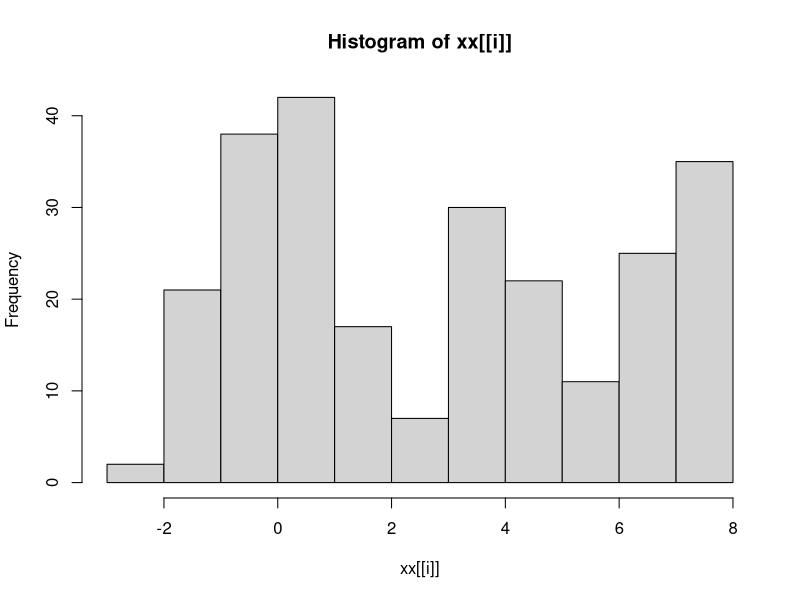
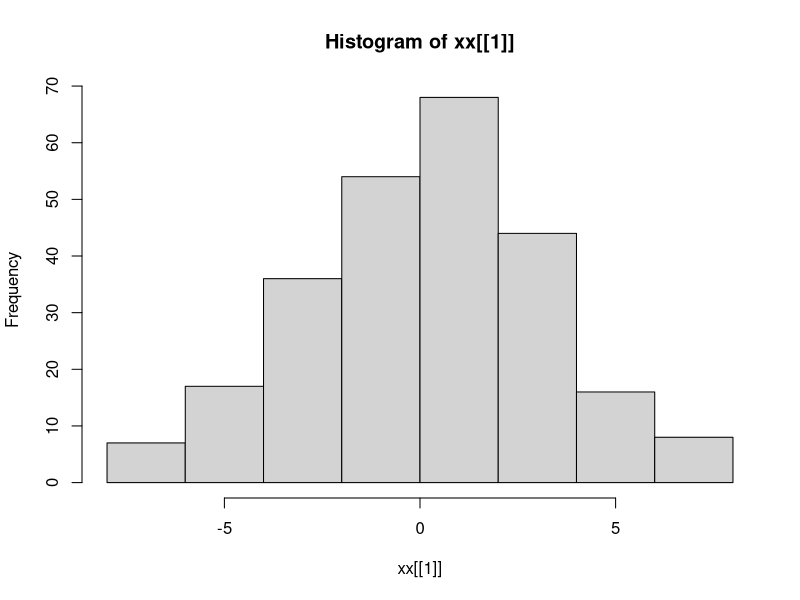
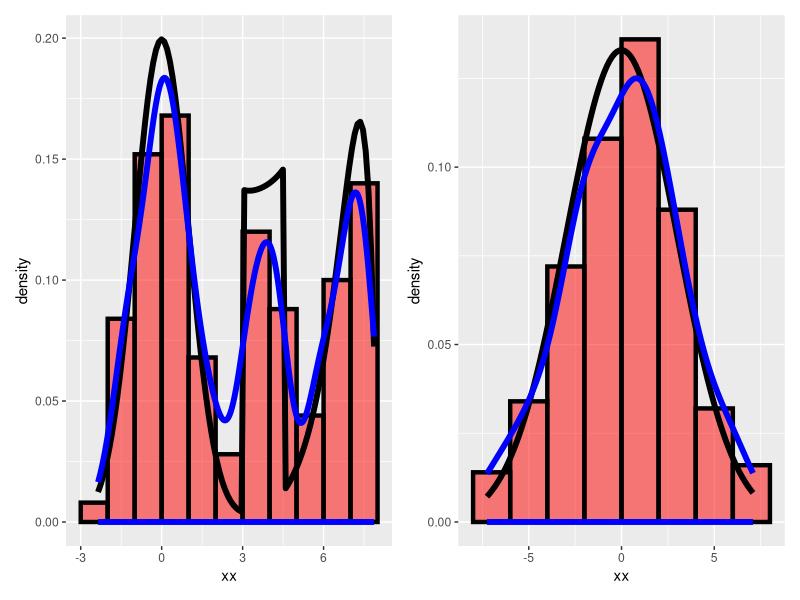
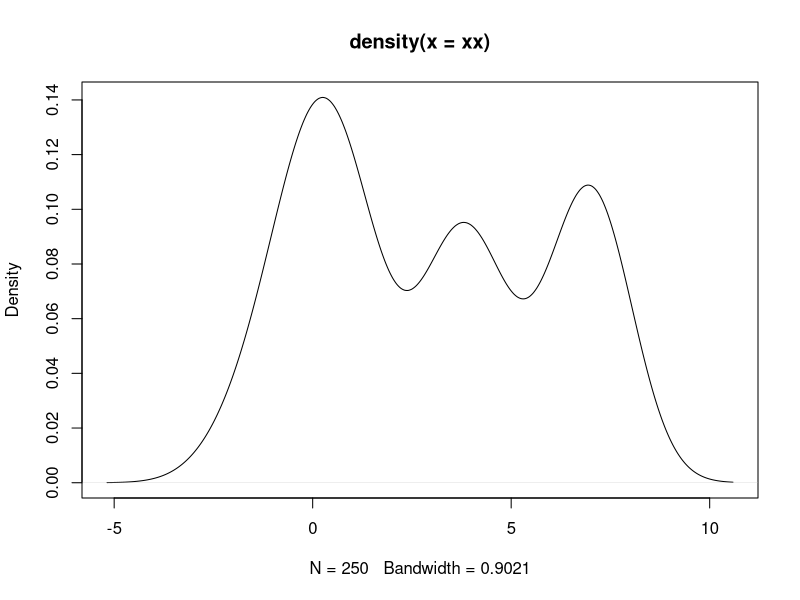

These figures' R source, in order: (Note: this script raises an error after producing the figures.)
## ---- chunk 1
library(tidyverse, quietly = TRUE)
library(patchwork, quietly = TRUE)
## ---- chunk 2
# Define densities and RNGs for the distributions to be tested

# Normal (unimodal base case)
ddistrib_1 = function(x) dnorm(x, 0, 3)
rdistrib_1 = function(n) rnorm(n, 0, 3)
# Student t (unimodal with heavier tails)
ddistrib_2 = function(x) dt(x / 3, df = 1)
rdistrib_2 = function(n) 3 * rt(n, df = 1)
# Uniform (discontinuous density with a dense modes)
ddistrib_3 = function(x) dunif(x, 0, 3)
rdistrib_3 = function(n) runif(n, 0, 3)
# Gamma (unimodal, positively skewed)
ddistrib_4 = function(x) dgamma(x, 3, 1)
rdistrib_4 = function(n) rgamma(n, 3, 1)
# Mixture of distributions
# (trimodal, with many challenging features)
ddistrib_5 = function(x) {
  0.5 * dnorm(x, 0, 1) + 0.3 * dgamma(8 - x, 2, 1.5) + 0.2 * dunif(x, 3, 4.5)
}
rdistrib_5 = function(n) {
  num_samples = rmultinom(1, n, c(0.5, 0.3, 0.2))
  sample(c(rnorm(num_samples[1], 0, 1),
           8 - rgamma(num_samples[2], 2, 1.5),
           runif(num_samples[3], 3, 4.5)))
}
## ---- chunk 3
# A density function obtained from histogram data returned by hist

hist_density = function(hist_data, x) {
  # Find the bin where x lies: its index is the maximum number
  # of breaks less or equal to x. Return the histogram normalised
  # frequency of that bin
  sapply(x, FUN = function(y) {
    if (y < hist_data$breaks[1] |
          y >= hist_data$breaks[length(hist_data$breaks)]) {
      return(0)
    } else {
      return(hist_data$density[sum(hist_data$breaks - y <= 0)])
    }
  })
}

# A density function obtained by linear interpolation
kern_density = function(density_data, x) {
  approxfun(density_data$x, density_data$y, yleft = 0, yright = 0)(x)
}
## ---- chunk 4
# ggplot2 graphs

overlay_plot = function(data, fun, hist_breaks, dens_ker, dens_bw) {
  ggplot(data = tibble(xx = data), aes(x = xx)) +
    geom_histogram(aes(y = ..density..), breaks = hist_breaks,
                   color = "black", fill = "red", lwd = 1.5, alpha = 0.5) +
    stat_function(fun = fun, color = "black", lwd = 2) +
    stat_density(data = tibble(xx = data), aes(x = xx),
                 kernel = dens_ker, bw = dens_bw,
                 color = "blue", alpha = 0, lwd = 2)
}

max_samples = 250

rdistribs = list(rdistrib_1, rdistrib_2, rdistrib_3, rdistrib_4, rdistrib_5)

ddistribs = list(ddistrib_1, ddistrib_2, ddistrib_3, ddistrib_4, ddistrib_5)

xx = lapply(rdistribs, function(fun) fun(max_samples))

i = 5
overlay_plot(xx[[i]], fun = ddistribs[[i]], hist_breaks = hist(xx[[i]])$breaks,
             dens_ker = "gaussian", dens_bw = "bcv") +
overlay_plot(xx[[1]], fun = ddistribs[[1]], hist_breaks = hist(xx[[1]])$breaks,
             dens_ker = "gaussian", dens_bw = "bcv")

## ---- chunk 5
max_samples = 250
# Generate data from the first density
xx = rdistrib_5(max_samples)

plot(density(xx))

normalmix_density = function(x, mix_output) {
  sapply(x, function(y) sum(mix_output$lambda * dnorm(y, mix_output$mu, mix_output$sigma)))
}

mixres = normalmixEM(xx, k = 2)

plot(seq(0, 10, by = 0.1), normalmix_density(seq(0, 10, by = 0.1), mix_output = mixres), type = "l")
## ---- chunk 6
max_samples = 250

# With histogram density estimation
samples_1 = rdistrib_1(max_samples)

integrate_data = integrate(function(x) {(hist_density(hist_data = hist(samples_1, freq = FALSE, plot = FALSE), x) - ddistrib_1(x))^2},
          lower = -Inf, upper = Inf)

curve((hist_density(hist_data = hist(samples_1, plot = FALSE), x) - ddistrib_1(x)), from = -10, to = 10, n = 1000)


# With kernel density estimation


# With mixture density estimation
